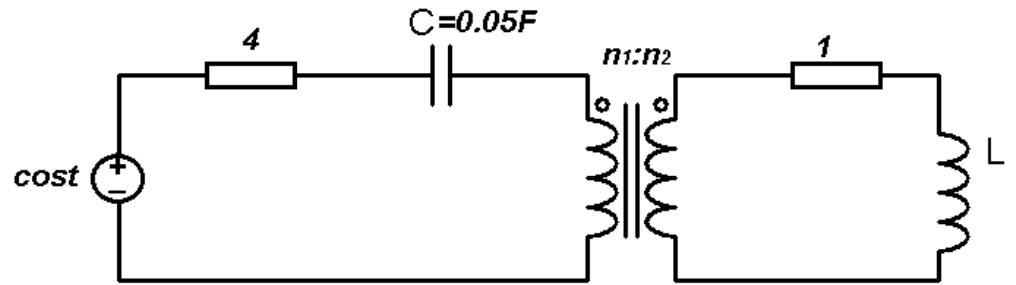
#> input picture content/official/src_1400/fig_1400_q56.png, 1016 x 285 px
$ python clean.py fig_1400_q56.png
#> lines starting #> are read from the running program, lines starting #| are printed output that depends on the picture
import sys, cv2, numpy as np
PHOTO=set()
for p in sys.argv[1:]:
    a=cv2.imread(p)
#> a is the input picture: shape (285, 1016, 3); min 0, max 255, mean 239.2
    b,g,r=[a[...,i].astype(int) for i in range(3)]
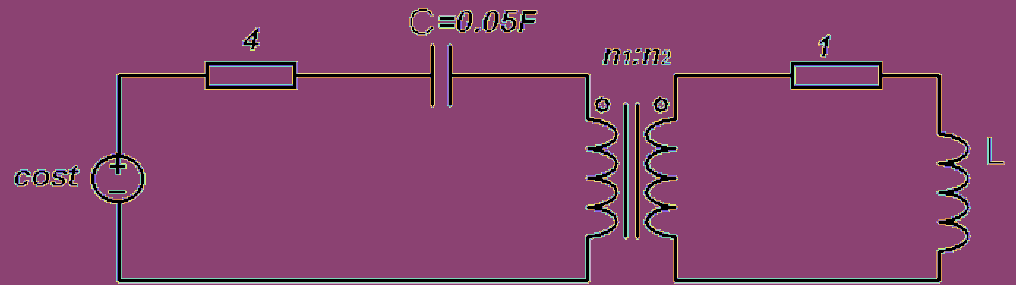
#> b: shape (285, 1016) int64; 16 distinct labels, from 0 to 255; one colour per label, 0 black
    red=(r-g>35)&(r-b>25)
#> red: shape (285, 1016) bool; every value is 0
    blue=(b-r>10)&(b-g>10)&(b>140)
    a[blue]=[255,255,255]
    if p.split('/')[-1] in PHOTO:
        m=cv2.dilate(red.astype('uint8')*255,np.ones((3,3),np.uint8))
        out=cv2.cvtColor(cv2.inpaint(a,m,3,cv2.INPAINT_TELEA),cv2.COLOR_BGR2GRAY)
    else:
        gray=cv2.cvtColor(a,cv2.COLOR_BGR2GRAY).astype(int)
        # under watermark: darkness of ink shows as low G; light watermark -> white
        ink=np.clip((g-40)*255//(115-40),0,255)   # g<=40 -> black, g>=150 -> white
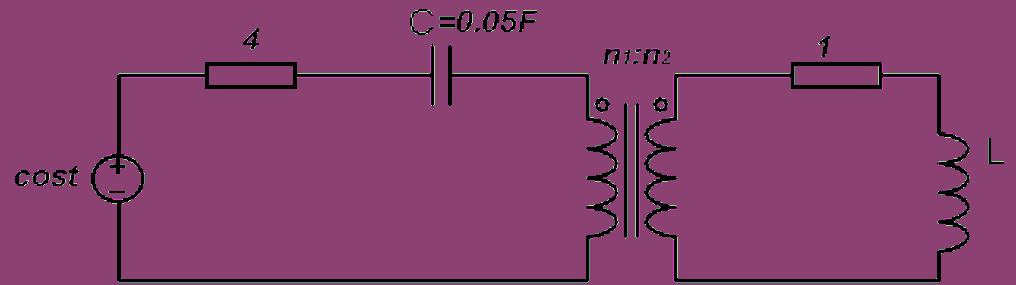
#> ink: shape (285, 1016) int64; 5 distinct labels, from 0 to 255; one colour per label, 0 black
        gray[red]=ink[red]
        out=gray.astype('uint8')
    cv2.imwrite(p,out,[cv2.IMWRITE_PNG_COMPRESSION,9])

$ run again, on content/official/src_1400/fig_1400_q58.png
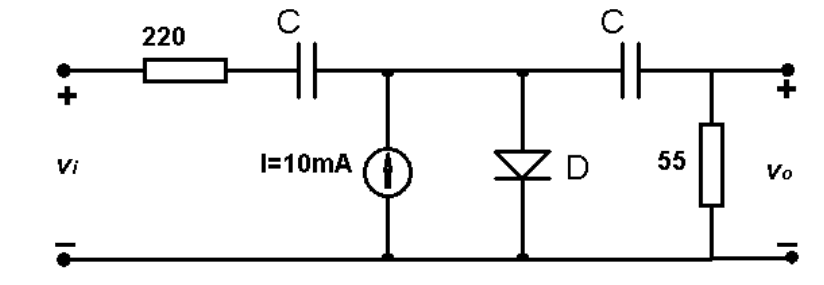
#> input picture content/official/src_1400/fig_1400_q58.png, 824 x 285 px
#> a is the input picture: shape (285, 824, 3); min 0, max 255, mean 239.4
#> `b,g,r=[a[...,i].astype(int) for i in range(3)]`:
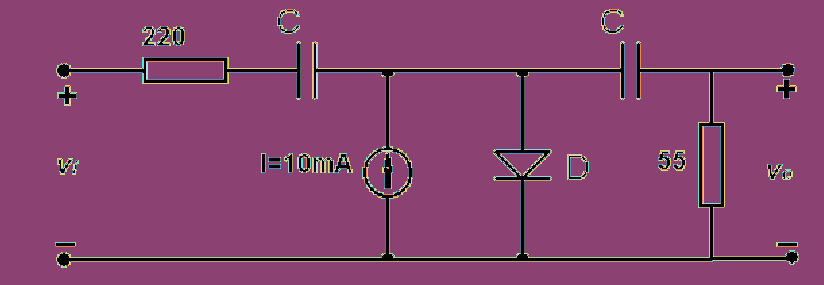
#> b: shape (285, 824) int64; 16 distinct labels, from 0 to 255; one colour per label, 0 black
#> red: shape (285, 824) bool; every value is 0
#> `ink=np.clip((g-40)*255//(115-40),0,255)`:
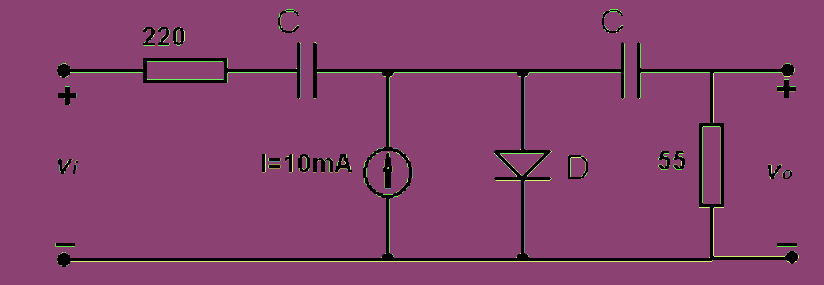
#> ink: shape (285, 824) int64; 7 distinct labels, from 0 to 255; one colour per label, 0 black

$ run again, on content/official/src_1400/fig_1400_q59.png
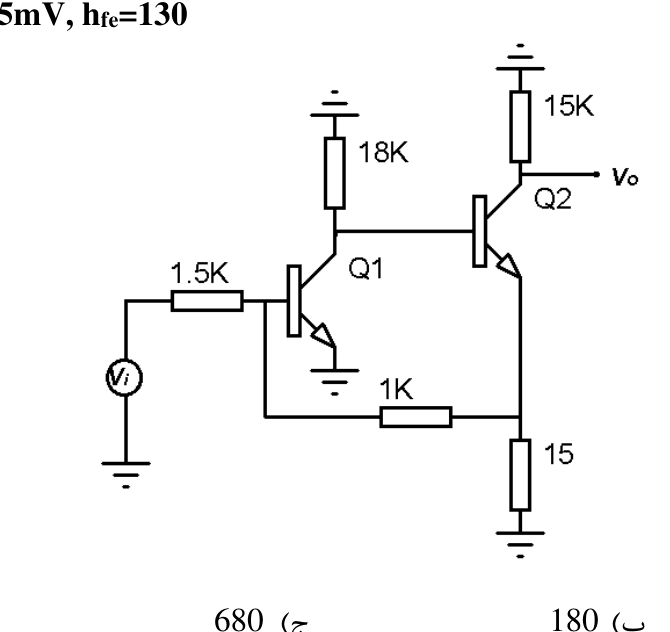
#> input picture content/official/src_1400/fig_1400_q59.png, 670 x 632 px
#> a is the input picture: shape (632, 670, 3); min 0, max 255, mean 246
#> `b,g,r=[a[...,i].astype(int) for i in range(3)]`:
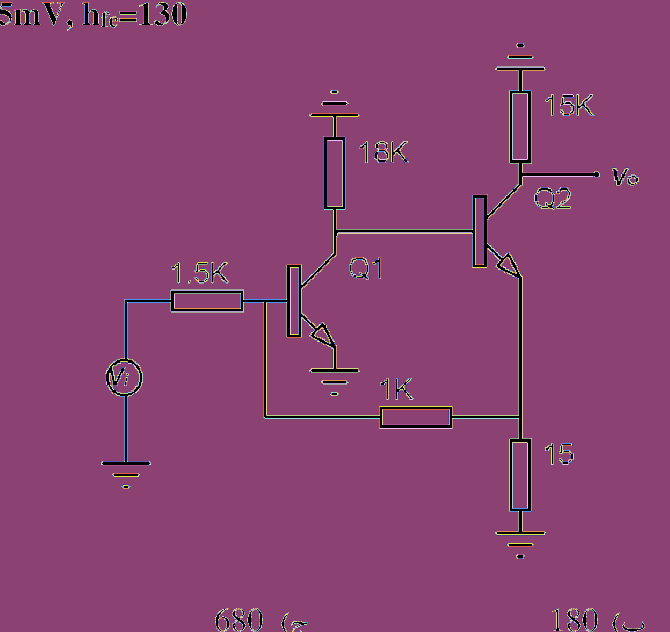
#> b: shape (632, 670) int64; 16 distinct labels, from 0 to 255; one colour per label, 0 black
#> red: shape (632, 670) bool; every value is 0
#> `ink=np.clip((g-40)*255//(115-40),0,255)`:
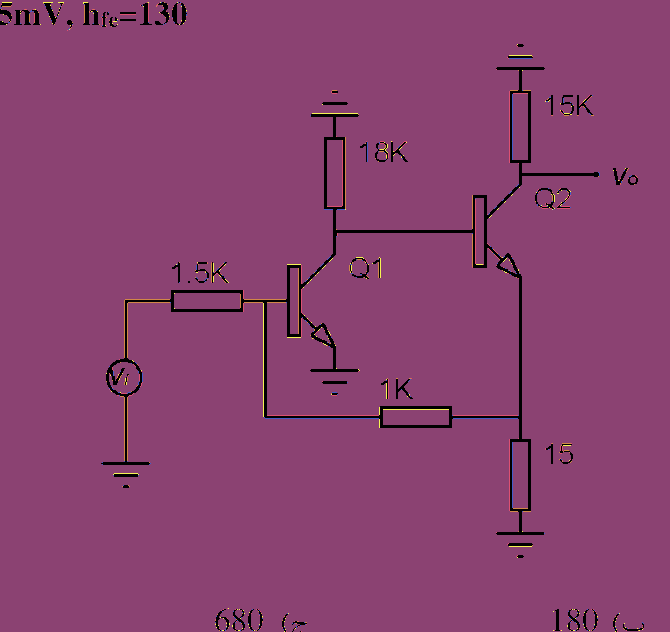
#> ink: shape (632, 670) int64; 6 distinct labels, from 0 to 255; one colour per label, 0 black

$ run again, on content/official/src_1400/fig_1400_q60.png
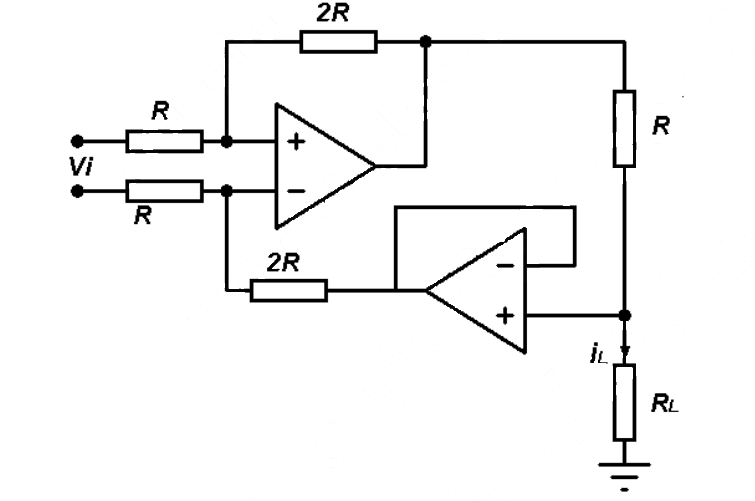
#> input picture content/official/src_1400/fig_1400_q60.png, 755 x 501 px
#> a is the input picture: shape (501, 755, 3); min 0, max 255, mean 244.1
#> `b,g,r=[a[...,i].astype(int) for i in range(3)]`:
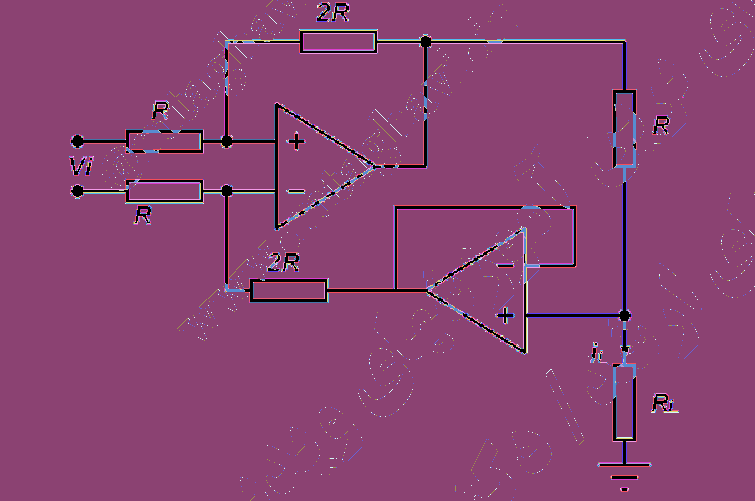
#> b: shape (501, 755) int64; 16 distinct labels, from 0 to 255; one colour per label, 0 black
#> red: shape (501, 755) bool; every value is 0
#> `ink=np.clip((g-40)*255//(115-40),0,255)`:
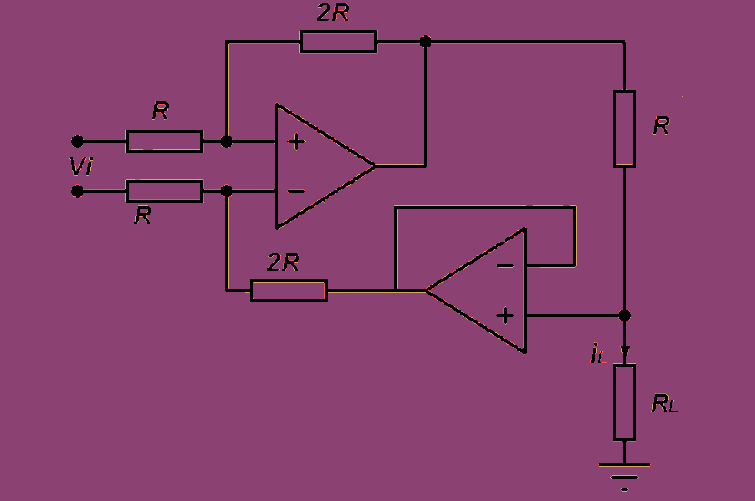
#> ink: shape (501, 755) int64; 4 distinct labels, from 0 to 255; one colour per label, 0 black
